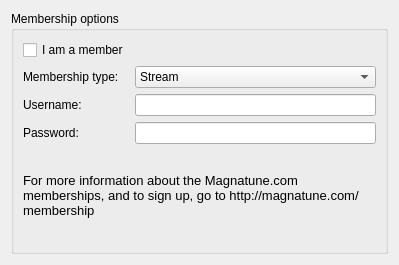
<ui version="4.0" >
 <class>MagnatuneConfigWidget</class>
 <widget class="QWidget" name="MagnatuneConfigWidget" >
  <property name="geometry" >
   <rect>
    <x>0</x>
    <y>0</y>
    <width>399</width>
    <height>265</height>
   </rect>
  </property>
  <property name="windowTitle" >
   <string>Form</string>
  </property>
  <layout class="QGridLayout" >
   <item row="0" column="0" >
    <widget class="QGroupBox" name="groupBox" >
     <property name="title" >
      <string>Membership options</string>
     </property>
     <layout class="QGridLayout" >
      <item row="0" column="0" >
       <widget class="QCheckBox" name="isMemberCheckbox" >
        <property name="text" >
         <string>I am a member</string>
        </property>
       </widget>
      </item>
      <item row="0" column="1" >
       <spacer>
        <property name="orientation" >
         <enum>Qt::Horizontal</enum>
        </property>
        <property name="sizeHint" >
         <size>
          <width>40</width>
          <height>20</height>
         </size>
        </property>
       </spacer>
      </item>
      <item row="1" column="0" >
       <widget class="QLabel" name="label" >
        <property name="text" >
         <string>Membership type:</string>
        </property>
       </widget>
      </item>
      <item row="1" column="1" >
       <widget class="QComboBox" name="typeComboBox" >
        <item>
         <property name="text" >
          <string>Stream</string>
         </property>
        </item>
        <item>
         <property name="text" >
          <string>Download</string>
         </property>
        </item>
       </widget>
      </item>
      <item row="2" column="0" >
       <widget class="QLabel" name="label_2" >
        <property name="text" >
         <string>Username:</string>
        </property>
       </widget>
      </item>
      <item row="2" column="1" >
       <widget class="QLineEdit" name="usernameEdit" />
      </item>
      <item row="3" column="0" >
       <widget class="QLabel" name="label_3" >
        <property name="text" >
         <string>Password:</string>
        </property>
       </widget>
      </item>
      <item row="3" column="1" >
       <widget class="QLineEdit" name="passwordEdit" />
      </item>
      <item row="4" column="0" colspan="2" >
       <widget class="QLabel" name="label_4" >
        <property name="text" >
         <string>&lt;html>&lt;head>&lt;meta name="qrichtext" content="1" />&lt;style type="text/css">
p, li { white-space: pre-wrap; }
&lt;/style>&lt;/head>&lt;body style=" font-family:'Sans Serif'; font-size:10pt; font-weight:400; font-style:normal;">
&lt;p style=" margin-top:0px; margin-bottom:0px; margin-left:0px; margin-right:0px; -qt-block-indent:0; text-indent:0px;">For more information about the Magnatune.com memberships, and to sign up, go to http://magnatune.com/membership&lt;/p>&lt;/body>&lt;/html></string>
        </property>
        <property name="textFormat" >
         <enum>Qt::AutoText</enum>
        </property>
        <property name="wordWrap" >
         <bool>true</bool>
        </property>
        <property name="openExternalLinks" >
         <bool>true</bool>
        </property>
       </widget>
      </item>
     </layout>
    </widget>
   </item>
  </layout>
 </widget>
 <resources/>
 <connections/>
</ui>
